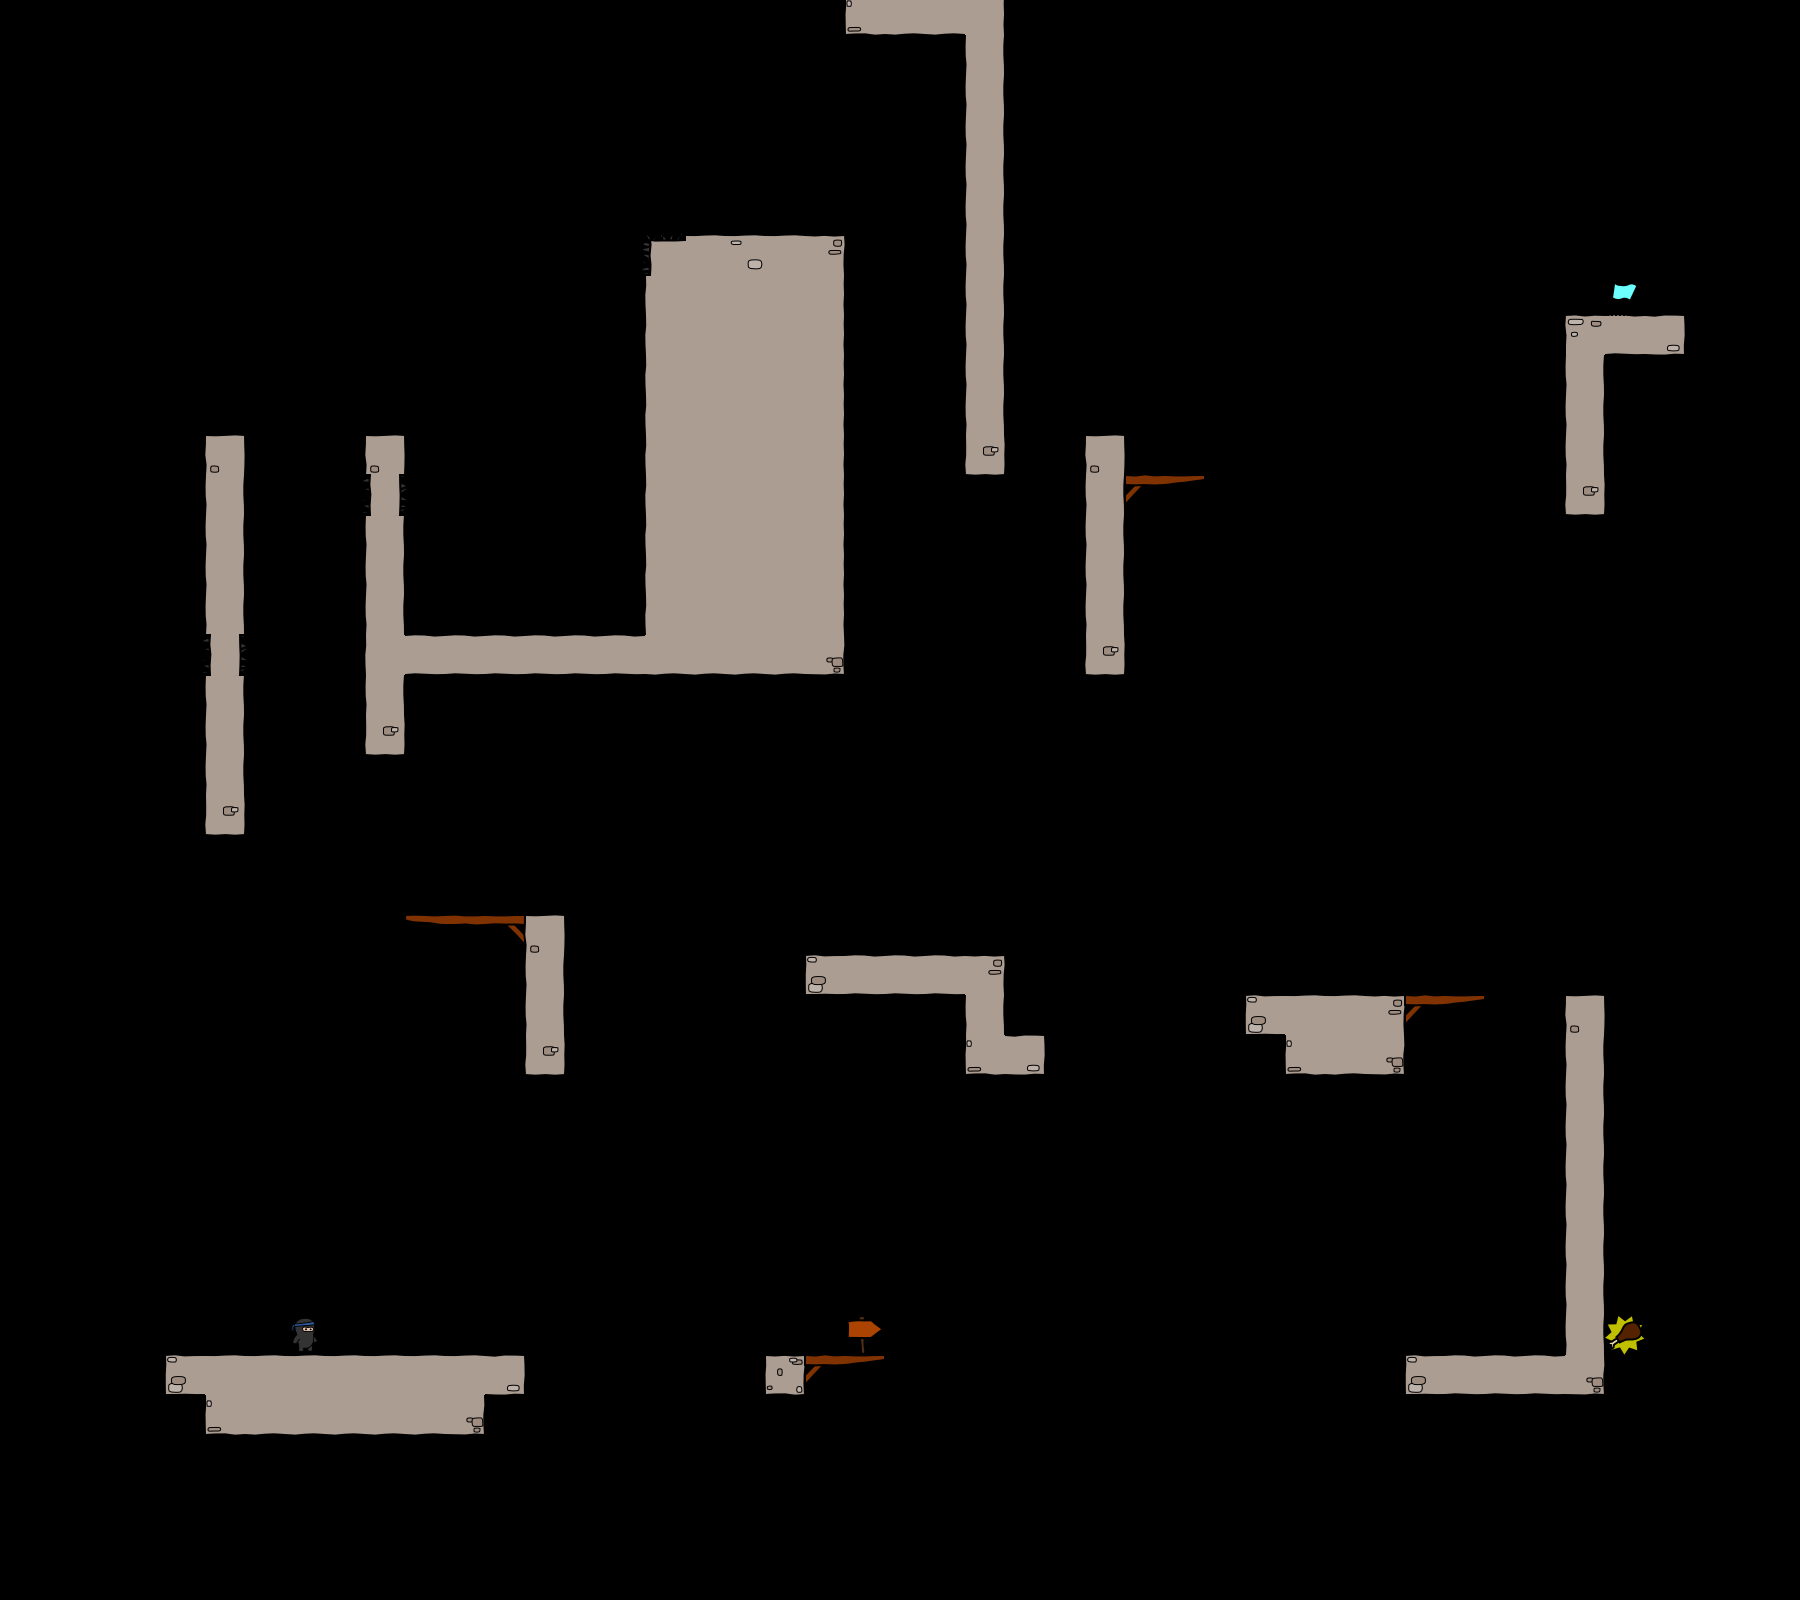

This is a level from a 2D game, rendered from its Tiled map with the project's own tilesets. A one-line summary and the map file follow, with tile-layer data summarised:
An orthogonal 45x40 tile map with 40x40 px tiles, 4 tile layers (bg, walls, objects, fg), 4 tilesets.

<map version="1.0" orientation="orthogonal" width="45" height="40" tilewidth="40" tileheight="40">
 <properties>
  <property name="atl_directory" value="maps/" />
  <property name="atl_drawObjects" value="true" />
  <property name="atl_useSpritebatch" value="true" />
  <property name="atl_viewH" value="600" />
  <property name="atl_viewPadding" value="10" />
  <property name="atl_viewScaling" value="1" />
  <property name="atl_viewW" value="800" />
  <property name="atl_viewX" value="0" />
  <property name="atl_viewY" value="0" />
 </properties>
 <tileset firstgid="1" name="world1" tilewidth="50" tileheight="50">
  <image source="world1.png" width="400" height="850" />
 </tileset>
 <tileset firstgid="137" name="background" tilewidth="40" tileheight="40">
  <image source="background1.png" width="320" height="1360" />
 </tileset>
 <tileset firstgid="409" name="objectpalette" tilewidth="50" tileheight="50">
  <image source="objectpalette.png" width="400" height="500" />
 </tileset>
 <tileset firstgid="489" name="foreground" tilewidth="50" tileheight="50">
  <image source="foreground1.png" width="400" height="400" />
 </tileset>
 <layer name="bg" width="45" height="40">
  <properties>
   <property name="atl_offsetX" value="0" />
   <property name="atl_offsetY" value="0" />
   <property name="atl_parallaxX" value="1" />
   <property name="atl_parallaxY" value="1" />
  </properties>
  <data>[1800 cells, 0 non-empty, 0 distinct tile ids]</data>
 </layer>
 <layer name="walls" width="45" height="40">
  <properties>
   <property name="atl_offsetX" value="0" />
   <property name="atl_offsetY" value="0" />
   <property name="atl_parallaxX" value="1" />
   <property name="atl_parallaxY" value="1" />
  </properties>
  <data>[1800 cells, 164 non-empty, 23 distinct tile ids]</data>
 </layer>
 <layer name="objects" width="45" height="40">
  <properties>
   <property name="atl_offsetX" value="0" />
   <property name="atl_offsetY" value="0" />
   <property name="atl_parallaxX" value="1" />
   <property name="atl_parallaxY" value="1" />
  </properties>
  <data>[1800 cells, 3 non-empty, 3 distinct tile ids]</data>
 </layer>
 <layer name="fg" width="45" height="40">
  <properties>
   <property name="atl_offsetX" value="0" />
   <property name="atl_offsetY" value="0" />
   <property name="atl_parallaxX" value="1" />
   <property name="atl_parallaxY" value="1" />
  </properties>
  <data>[1800 cells, 3 non-empty, 2 distinct tile ids]</data>
 </layer>
</map>
